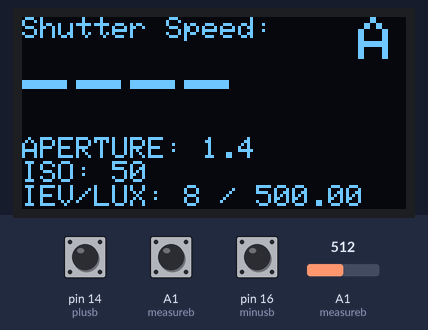
Recording of a sketch running on a simulated Arduino Uno, built with avr-gcc and run on an emulated ATmega328P. On the bench: 128×64 one-colour display. The inputs (shaded band) are chosen by the test bench; at power-on: A1 (measureb) = 512, A1 (measureb) HIGH, pin 14 (plusb) HIGH, pin 16 (minusb) HIGH.

Above: at 1.2 s.
1.3 s: A1 (measureb) set to 716
At 2.4 s:
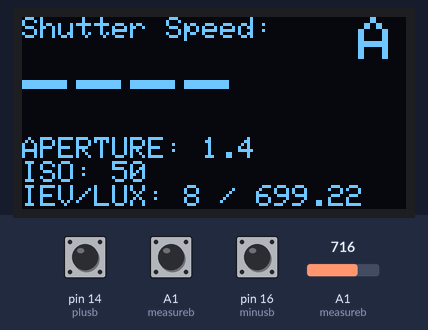
2.8 s: A1 (measureb) pulled LOW for 0.15 s
At 4.0 s:
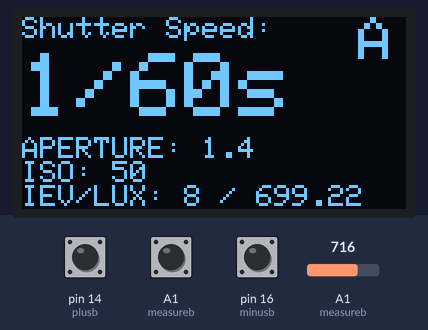
4.4 s: pin 14 (plusb) pulled LOW for 1 s
At 6.1 s:
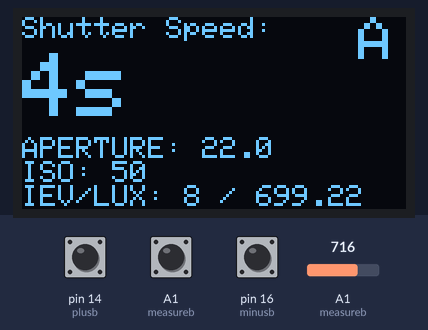
6.9 s: A1 (measureb) set to 900
At 7.6 s:
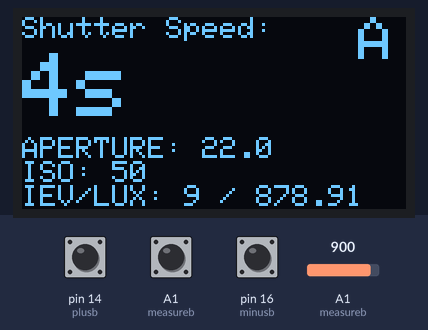
8.5 s: pin 16 (minusb) pulled LOW for 0.15 s
At 9.8 s:
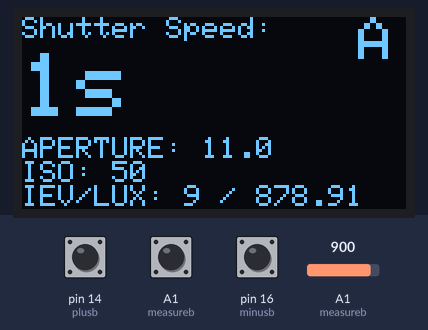
10.1 s: A1 (measureb) pulled LOW for 1 s
At 10.7 s:
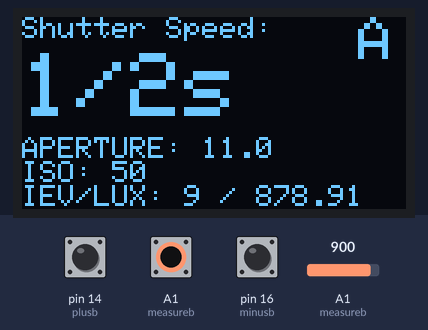
Timing chart, 0 to 13.1 s (numbered marks = the images above; inputs shaded):
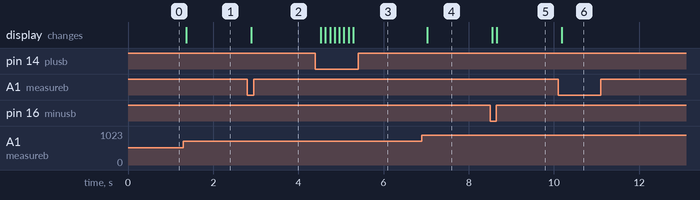

The sketch:

lightmeter.ino
```cpp
  #include <Adafruit_GFX.h>
  #include <Adafruit_SSD1306.h>
  #include <Wire.h>
  #define SCREEN_WIDTH 128 // OLED display width, in pixels
  #define SCREEN_HEIGHT 64 // OLED display height, in pixels
  Adafruit_SSD1306 display(SCREEN_WIDTH, SCREEN_HEIGHT, &Wire, -1);

  // Button pins
  const int measureb = 15;
  const int plusb = 14;
  const int minusb = 16;

  // Variables
  float volts;
  float microamps;
  float lux;
  float aperture[] = {1.4,2.0,2.8,4.0,5.6,8.0,11.0,16.0,22.0};
  int aindex = 0;
  int shutterspd[] = {30,15,8,4,2,1,2,4,8,15,30,60,125,250,500,1000};
  int iso[] = {50,100,200,400,800,1600,3200,6400};
  int isoindex = 0;
  int ev = 0;
  int x;
  int count;
  int firstcheck;

void setup() {
  Serial.begin(115200);

  pinMode(measureb, INPUT_PULLUP);
  pinMode(plusb, INPUT_PULLUP);
  pinMode(minusb, INPUT_PULLUP);

  if(!display.begin(SSD1306_SWITCHCAPVCC, 0x3C)) {
    Serial.println(F("SSD1306 allocation failed"));
    for(;;);
  }

  display.clearDisplay();
  display.setRotation(2);
}

void loop() {
  volts = analogRead(A1) * 5.0 / 1024.0;
  microamps = 1000000 * (volts / 10000.0); // 10k resistor onboard
  lux = microamps * 2.0;

  x = 2.5;
  ev = 0;
  while (lux > x + (x/2)){
    x = x * 2;
    ev++;
  }

  //Button Commands
  if (digitalRead(measureb) == LOW){// Take Measurement
    if (digitalRead(plusb) == LOW){ // +1 stop ISO
      if (isoindex < 7){
        isoindex++;
      }
    }

    if (digitalRead(minusb) == LOW){ // -1 stop ISO
      if (isoindex > 0){
        isoindex--;
      }
    }

    firstcheck = 1; // To show lines on first boot
    count = ev - 1; // First ISO entry is 50 iso, 1 stop under normal
    count = count + isoindex; // Account for ISO
    count = count - aindex; // Aperture 0 is F/1.4 | 1 sec exp. at EV1 with ISO 100
    count = count + 4; // Because 1s is in Array[5]
  }

  if (digitalRead(measureb) == HIGH){// Only increase if measure button isn't pressed
    if (digitalRead(plusb) == LOW){
      if (aindex < 8){
        if (count > 0){
        aindex++;
        count--;
        }
      }
    }

    if (digitalRead(minusb) == LOW){
      if (aindex > 0){
        if (count < 15){
        aindex--;
        count++;
        }
      }
    }
  }

  // Header text
  display.setTextSize(1);
  display.setTextColor(WHITE);
  display.setCursor(0, 0);
  display.print("Shutter Speed:");
  display.setTextSize(2);
  display.setCursor(112, 0);
  display.print("A");

  // Shutter Speed
  display.setTextSize(3);
  display.setCursor(0, 12);
  if (count <= 5){
    if (firstcheck == 0) {
      display.print("----");
    }
    else {
      display.print(shutterspd[count]);
      display.print("s");
    }
  }
  else{
    if (firstcheck == 0) {
      display.print("----");
    }
    else {
      display.print("1/");
      display.print(shutterspd[count]);
      display.print("s");
    }
  }

  // Display Aperture, ISO and EV/LUX
  display.setTextSize(1);
  display.setCursor(0,40);
  display.print("APERTURE: ");
  display.print(aperture[aindex],1);
  display.setCursor(0, 48);
  display.print("ISO: ");
  display.print(iso[isoindex]);
  display.setCursor(0, 56);
  display.print("IEV/LUX: ");
  display.print(ev);
  display.print(" / ");
  display.print(lux);
  display.display();
  display.clearDisplay();
  delay(75);
}
```

Measured:
- after the input at 1.3 s, the display: changes after 0.07 s (image 1)
- after the input at 2.8 s, the display: changes after 0.09 s (image 2)
- after the input at 4.4 s, the display: first changes after 0.12 s (image 3 shows a later state)
- after the input at 6.9 s, the display: changes after 0.13 s (image 4)
- after the input at 8.5 s, the display: first changes after 0.05 s (image 5 shows a later state)
- after the input at 10.1 s, the display: changes after 0.08 s (image 6)
